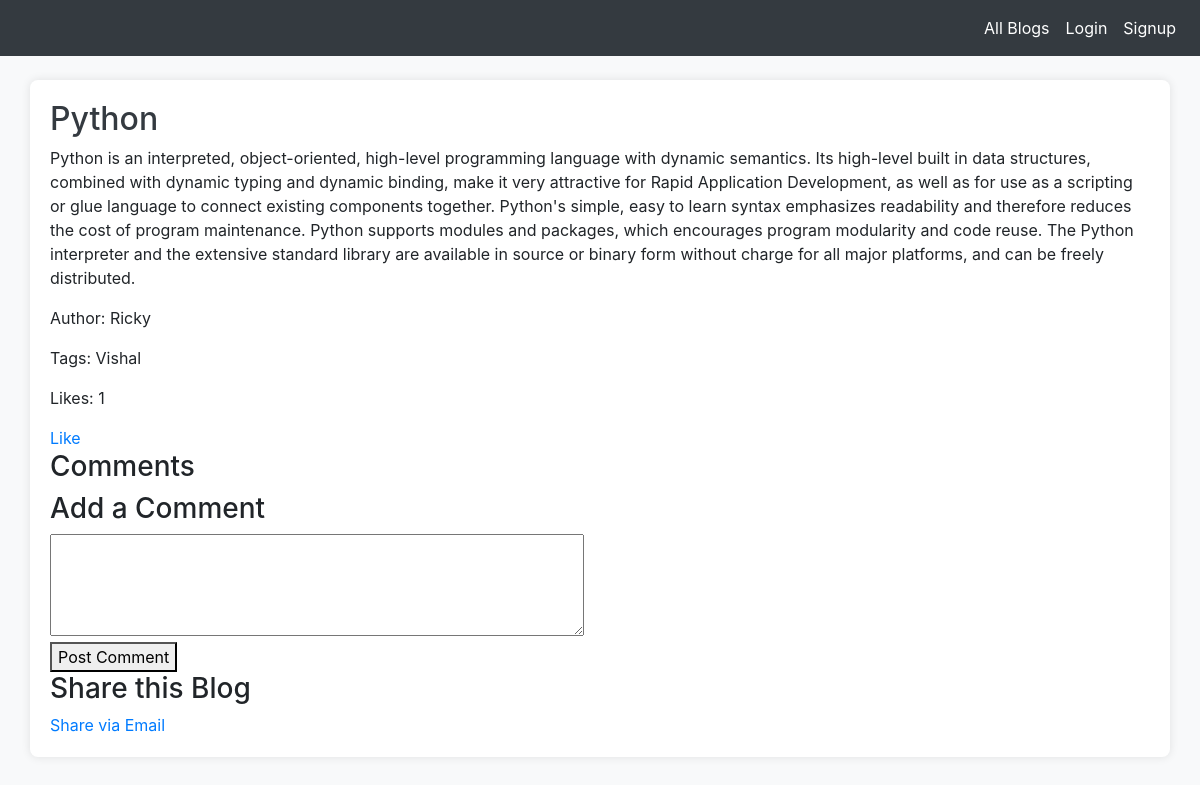
/blogs/2/, run on the app's committed database.
### blog/models.py (models this page shows)
class Blog(models.Model):
    title = models.CharField(max_length=255)
    content = models.TextField()
    author = models.ForeignKey(User, on_delete=models.CASCADE)
    tags = models.ManyToManyField(Tag)
    created_at = models.DateTimeField(auto_now_add=True)
    likes = models.ManyToManyField(User, related_name='liked_blogs', blank=True)

class Tag(models.Model):
    name = models.CharField(max_length=50)

### blog/views.py (the view)
# urls.py: path('blogs/<int:blog_id>/', blog_detail, name='blog_detail'),
def blog_detail(request, blog_id):
    blog = get_object_or_404(Blog, pk=blog_id)
    comments = Comment.objects.filter(blog=blog)
    return render(request, 'blog/blog_detail.html', {'blog': blog, 'comments': comments})

### blog/templates/blog/blog_detail.html (shortened to what this page needs)
{% extends 'base.html' %}
{% block content %}
  <h2>{{ blog.title }}</h2>
  <p>{{ blog.content }}</p>
  <p>Author: {{ blog.author.username }}</p>
  <p>Tags: {% for tag in blog.tags.all %}{{ tag.name }}{% if not forloop.last %}, {% endif %}{% endfor %}</p>
  <p>Likes: {{ blog.likes.count }}</p>
  <a href="{% url 'like_blog' blog.id %}">Like</a>
  <h3>Comments</h3>
  <h3>Add a Comment</h3>
  <form method="post" action="{% url 'comment_on_blog' blog.id %}">
    <textarea name="comment_text" rows="4" cols="50" required></textarea>
    <br>
    <button type="submit">Post Comment</button>
  </form>
  <h3>Share this Blog</h3>
  <a href="{% url 'share_blog' blog.id %}">Share via Email</a>
{% endblock %}

### blog/templates/base.html (style rules this page uses)
body { padding-top: 56px; background-color: #f8f9fa; }
h2 { color: #343a40; }

### data on the page
Blog: title "Python", content "Python is an interpreted, object-oriented, high-level programming language with dynamic semantics. Its high-level built in data structures, combined with dynamic typing and dynamic binding, make it very attractive for Rapid Application Development, as well as for use as a scripting or glue language to connect existing components together. Python's simple, easy to learn syntax emphasizes readability and therefore reduces the cost of program maintenance. Python supports modules and packages, which encourages program modularity and code reuse. The Python interpreter and the extensive standard library are available in source or binary form without charge for all major platforms, and can be…", author.username "Ricky", likes.count "1"
Tag: name "Vishal"
